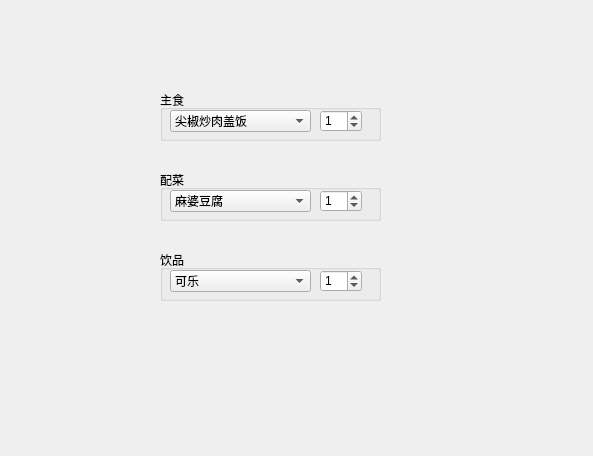
<?xml version="1.0" encoding="UTF-8"?>
<ui version="4.0">
 <class>Widget</class>
 <widget class="QWidget" name="Widget">
  <property name="geometry">
   <rect>
    <x>0</x>
    <y>0</y>
    <width>593</width>
    <height>456</height>
   </rect>
  </property>
  <property name="windowTitle">
   <string>Widget</string>
  </property>
  <widget class="QGroupBox" name="groupBox">
   <property name="geometry">
    <rect>
     <x>160</x>
     <y>90</y>
     <width>221</width>
     <height>51</height>
    </rect>
   </property>
   <property name="title">
    <string>主食</string>
   </property>
   <widget class="QComboBox" name="comboBox">
    <property name="geometry">
     <rect>
      <x>10</x>
      <y>20</y>
      <width>141</width>
      <height>22</height>
     </rect>
    </property>
    <item>
     <property name="text">
      <string>尖椒炒肉盖饭</string>
     </property>
    </item>
    <item>
     <property name="text">
      <string>竹筒饭</string>
     </property>
    </item>
    <item>
     <property name="text">
      <string>老干妈炒饭</string>
     </property>
    </item>
   </widget>
   <widget class="QSpinBox" name="spinBox">
    <property name="geometry">
     <rect>
      <x>160</x>
      <y>20</y>
      <width>42</width>
      <height>22</height>
     </rect>
    </property>
    <property name="value">
     <number>1</number>
    </property>
   </widget>
  </widget>
  <widget class="QGroupBox" name="groupBox_3">
   <property name="geometry">
    <rect>
     <x>160</x>
     <y>170</y>
     <width>221</width>
     <height>51</height>
    </rect>
   </property>
   <property name="title">
    <string>配菜</string>
   </property>
   <widget class="QComboBox" name="comboBox_2">
    <property name="geometry">
     <rect>
      <x>10</x>
      <y>20</y>
      <width>141</width>
      <height>22</height>
     </rect>
    </property>
    <item>
     <property name="text">
      <string>麻婆豆腐</string>
     </property>
    </item>
   </widget>
   <widget class="QSpinBox" name="spinBox_2">
    <property name="geometry">
     <rect>
      <x>160</x>
      <y>20</y>
      <width>42</width>
      <height>22</height>
     </rect>
    </property>
    <property name="value">
     <number>1</number>
    </property>
   </widget>
  </widget>
  <widget class="QGroupBox" name="groupBox_4">
   <property name="geometry">
    <rect>
     <x>160</x>
     <y>250</y>
     <width>221</width>
     <height>51</height>
    </rect>
   </property>
   <property name="title">
    <string>饮品</string>
   </property>
   <widget class="QComboBox" name="comboBox_3">
    <property name="geometry">
     <rect>
      <x>10</x>
      <y>20</y>
      <width>141</width>
      <height>22</height>
     </rect>
    </property>
    <item>
     <property name="text">
      <string>可乐</string>
     </property>
    </item>
   </widget>
   <widget class="QSpinBox" name="spinBox_3">
    <property name="geometry">
     <rect>
      <x>160</x>
      <y>20</y>
      <width>42</width>
      <height>22</height>
     </rect>
    </property>
    <property name="value">
     <number>1</number>
    </property>
   </widget>
  </widget>
 </widget>
 <resources/>
 <connections/>
</ui>
